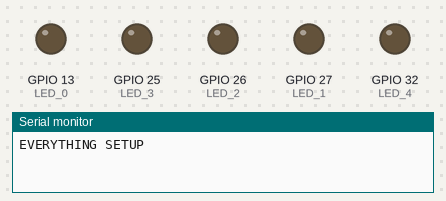
Recording of a sketch running on a simulated ESP32. Shown: output pins drawn as LEDs (lit = HIGH), the last lines printed to the serial monitor.

Above: at 0.1 s.
At 8.53 s:
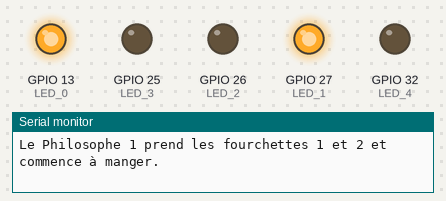
At 19.1 s:
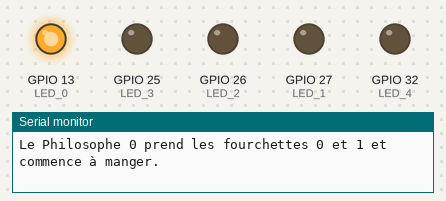
At 38.0 s:
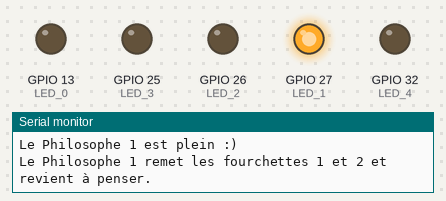
Timing chart, 0 to 39.5 s (numbered marks = the images above):
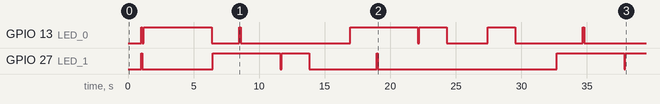

The sketch:

dining_philosophers_with_leds.ino
```cpp
#define N 5         // N est le nombre des philosophes
#define I i         // fourchette i
#define J (i+1)%N   // fourchette i+1
#define LED_0 13
#define LED_1 27
#define LED_2 26
#define LED_3 25
#define LED_4  32
#define EATING_TIME 5000    //5s
#define THINKING_TIME 2000  //2s

SemaphoreHandle_t forks[N];
SemaphoreHandle_t s;  // Pour eviter le problème de "Deadlock"
SemaphoreHandle_t printMutex;

void philosopherTask(void* param);
void take_fork(int i);
void give_fork(int i);
void msg_philosophe_plein();
void msg_philosophe_affame();
void philosopher_blink(int i);
void philosopher_LED_high(int i);
void philosopher_LED_low(int i);

void setup() {
  Serial.begin(9600);
  while (!Serial);
  pinMode(LED_0, OUTPUT);
  pinMode(LED_1, OUTPUT);
  pinMode(LED_2, OUTPUT);
  pinMode(LED_3, OUTPUT);
  pinMode(LED_4, OUTPUT);
  int i;
  int param[N];

  for(int i = 0; i < N; i++)
    forks[i] = xSemaphoreCreateMutex();

  s = xSemaphoreCreateCounting(N-1, N-1);
  printMutex = xSemaphoreCreateMutex();

  for(i = 0; i < N; i++){
    param[i] = i;
    xTaskCreate(
      philosopherTask, // Fonction que le processus appelle.
      "task",        // Nom du processus.
      1024,             // taille de la pile alloué pour le processus.
      &(param[i]),     // Parametres à passer au processus.
      2,               // Priorite du processus.
      NULL             // Le "Handle" associé au processus. N'est pas necessaire
                       // pour ce cas donc on le met à NULL.
      );
  }
  Serial.println("\nEVERYTHING SETUP\n");
}

void loop(){}

void philosopherTask(void* param){
  (void) param;
  int i = *(int*)param;
  vTaskDelay(1000);

  for(;;){

      msg_philosophe_affame(i);
      xSemaphoreTake(s, portMAX_DELAY);
      take_forks(i);

      vTaskDelay(EATING_TIME); // Le philosophe mange pendant 5 secondes

      msg_philosophe_plein(i);
      give_forks(i);
      xSemaphoreGive(s);

      vTaskDelay(THINKING_TIME); // Le philosophe pense pendant 2 secondes
    }
}

void take_forks(int i) {
  xSemaphoreTake(forks[I], portMAX_DELAY); // portMAX_DELAY = (2^32)-1 ticks => temps d'attente infini
  xSemaphoreTake(forks[J], portMAX_DELAY);

  philosopher_LED_high(i);

  xSemaphoreTake(printMutex, portMAX_DELAY);
  Serial.print("Le Philosophe ");
  Serial.print(i);
  Serial.print(" prend les fourchettes ");
  Serial.print(I);
  Serial.print(" et ");
  Serial.print(J);
  Serial.println(" et commence à manger.");
  xSemaphoreGive(printMutex);
}

void give_forks(int i) {
  xSemaphoreTake(printMutex, portMAX_DELAY);
  Serial.print("Le Philosophe ");
  Serial.print(i);
  Serial.print(" remet les fourchettes ");
  Serial.print(I);
  Serial.print(" et ");
  Serial.print(J);
  Serial.println(" et revient à penser.");
  xSemaphoreGive(printMutex);

  philosopher_LED_low(i);

  xSemaphoreGive(forks[I]);
  xSemaphoreGive(forks[J]);
}

void msg_philosophe_affame(int i){
  philosopher_blink(i);
  xSemaphoreTake(printMutex, portMAX_DELAY);
  Serial.print("Le Philosophe ");
  Serial.print(i);
  Serial.println(" a faim :(");
  xSemaphoreGive(printMutex);
}
void msg_philosophe_plein(int i){
  xSemaphoreTake(printMutex, portMAX_DELAY);
  Serial.print("Le Philosophe ");
  Serial.print(i);
  Serial.println(" est plein :)");
  xSemaphoreGive(printMutex);
}

void philosopher_blink(int i){
  int LED;
  if(i == 0) LED = LED_0;
  else if (i == 1) LED = LED_1;
  else if (i == 2) LED = LED_2;
  else if (i == 3) LED = LED_3;
  else if (i == 4) LED = LED_4;
  digitalWrite(LED, HIGH);
  vTaskDelay(100);
  digitalWrite(LED, LOW);
  vTaskDelay(100);
}

void philosopher_LED_high(int i){
  int LED;
  if(i == 0) LED = LED_0;
  else if (i == 1) LED = LED_1;
  else if (i == 2) LED = LED_2;
  else if (i == 3) LED = LED_3;
  else if (i == 4) LED = LED_4;
  digitalWrite(LED, HIGH);
  vTaskDelay(100);
}
void philosopher_LED_low(int i){
  int LED;
  if(i == 0) LED = LED_0;
  else if (i == 1) LED = LED_1;
  else if (i == 2) LED = LED_2;
  else if (i == 3) LED = LED_3;
  else if (i == 4) LED = LED_4;
  digitalWrite(LED, LOW);
  vTaskDelay(100);
}
```

Measured:
- by itself, GPIO 13 (LED_0): LOW → HIGH at 1.0 s, → LOW 0.10 s later, → HIGH 0.10 s later, → LOW 5.2 s later, … (14 changes in this stretch)
- by itself, GPIO 27 (LED_1): LOW → HIGH at 1.0 s, → LOW 0.10 s later, → HIGH 5.4 s later, → LOW 5.1 s later, … (11 changes in this stretch)
